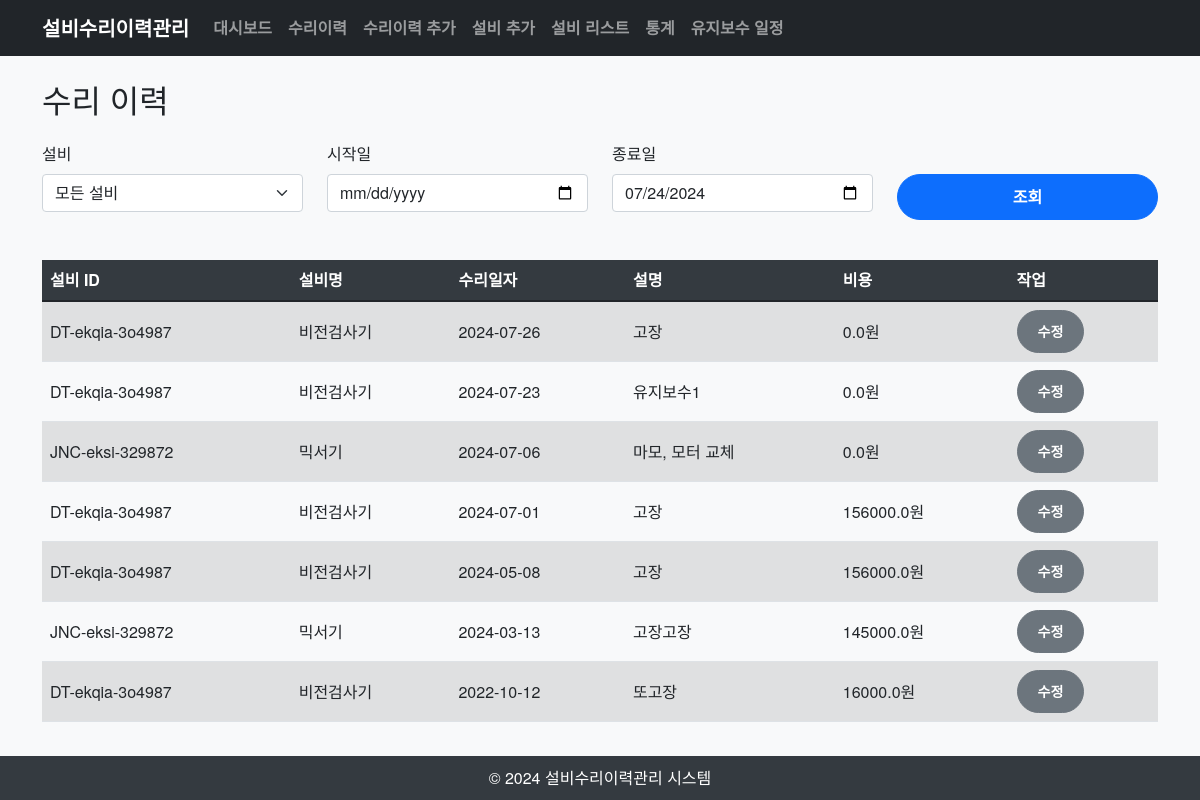
Page /records on the committed database.
### flask/oee_v2/models.py (models this page shows)
class MaintenanceRecord(db.Model):
    id = db.Column(db.Integer, primary_key=True)
    equipment_id = db.Column(db.String, db.ForeignKey('equipment.equipment_id'))
    maintenance_date = db.Column(db.Date)
    description = db.Column(db.String)
    cost = db.Column(db.Float)

class Equipment(db.Model):
    id = db.Column(db.Integer, primary_key=True)
    equipment_id = db.Column(db.String, unique=True, index=True)
    name = db.Column(db.String)
    is_haccp = db.Column(db.Boolean)
    factory = db.Column(db.String)
    product = db.Column(db.String)
    process = db.Column(db.String)
    status = db.Column(db.String)
    introduction_year = db.Column(db.Integer)
    introduction_month = db.Column(db.Integer)
    maintenance_cycle = db.Column(db.Integer)
    manager = db.Column(db.String)
    phone_number = db.Column(db.String)

### flask/oee_v2/main.py (the view)
@app.route('/records')
def view_records():
    equipment_id = request.args.get('equipment_id')
    start_date = request.args.get('start_date')
    end_date = request.args.get('end_date')
    query = db.session.query(MaintenanceRecord, Equipment).join(Equipment)
    if equipment_id:
        query = query.filter(Equipment.equipment_id == equipment_id)
    if start_date:
        query = query.filter(MaintenanceRecord.maintenance_date >= start_date)
    if end_date:
        query = query.filter(MaintenanceRecord.maintenance_date <= end_date)
    else:
        end_date = date.today()
    records = query.order_by(MaintenanceRecord.maintenance_date.desc()).all()
    equipment_list = Equipment.query.all()
    today_date = date.today().isoformat()
    return render_template("records.html",
                           records=records,
                           equipment_list=equipment_list,
                           end_date=end_date.isoformat() if isinstance(end_date, date) else None,
                           today_date=today_date)

### flask/oee_v2/templates/records.html (shortened to what this page needs)
{% extends "base.html" %}
{% block content %}
<h2 class="mb-4">수리 이력</h2>
<form method="get" class="mb-4">
    <div class="row">
        <div class="col-md-3 mb-3">
            <label for="equipment_id" class="form-label">설비</label>
            <select name="equipment_id" id="equipment_id" class="form-select">
                <option value="">모든 설비</option>
            </select>
        </div>
        <div class="col-md-3 mb-3">
            <label for="start_date" class="form-label">시작일</label>
            <input type="date" name="start_date" id="start_date" class="form-control"
                   value="{{ request.args.get('start_date', '') }}"
                   placeholder="시작일 선택">
        </div>
        <div class="col-md-3 mb-3">
            <label for="end_date" class="form-label">종료일</label>
            <input type="date" name="end_date" id="end_date" class="form-control"
                   value="{{ request.args.get('end_date', today_date) }}"
                   placeholder="종료일 선택">
        </div>
        <div class="col-md-3 mb-3">
            <label class="form-label">&nbsp;</label>
            <button type="submit" class="btn btn-primary w-100">조회</button>
        </div>
    </div>
</form>
{% if records %}
<table class="table table-striped">
    <thead>
        <tr>
            <th>설비 ID</th>
            <th>설비명</th>
            <th>수리일자</th>
            <th>설명</th>
            <th>비용</th>
            <th>작업</th>
        </tr>
    </thead>
    <tbody>
        {% for record, equipment in records %}
        <tr>
            <td>{{ record.equipment_id }}</td>
            <td>{{ equipment.name }}</td>
            <td>{{ record.maintenance_date }}</td>
            <td>{{ record.description }}</td>
            <td>{{ record.cost }}원</td>
            <td><a href="{{ url_for('edit_record', record_id=record.id) }}" class="btn btn-sm btn-secondary">수정</a></td>
        </tr>
        {% endfor %}
    </tbody>
</table>
{% else %}
<div class="alert alert-info" role="alert">
    조회된 수리 이력이 없습니다.
</div>
{% endif %}
{% endblock %}

### flask/oee_v2/static/styles.css (style rules this page uses)
body { font-family: 'Helvetica Neue', Helvetica, Arial, sans-serif; background-color: #f8f9fa; }
.table-striped tbody tr:nth-of-type(odd) { background-color: rgba(0, 0, 0, .05); }
.table thead th { background-color: #343a40; color: #fff; }
.table td, .table th { vertical-align: middle; }
.btn-primary, .btn-secondary, .btn-danger, .btn-success { font-weight: bold; padding: 10px 20px; border-radius: 25px; }

### rows in the picture
MaintenanceRecord: equipment_id "DT-ekqia-3o4987", name "비전검사기", maintenance_date "2024-07-26", description "고장", cost "0.0"
MaintenanceRecord: equipment_id "DT-ekqia-3o4987", name "비전검사기", maintenance_date "2024-07-23", description "유지보수1", cost "0.0"
MaintenanceRecord: equipment_id "JNC-eksi-329872", name "믹서기", maintenance_date "2024-07-06", description "마모, 모터 교체", cost "0.0"
MaintenanceRecord: equipment_id "DT-ekqia-3o4987", name "비전검사기", maintenance_date "2024-07-01", description "고장", cost "156000.0"
MaintenanceRecord: equipment_id "DT-ekqia-3o4987", name "비전검사기", maintenance_date "2024-05-08", description "고장", cost "156000.0"
MaintenanceRecord: equipment_id "JNC-eksi-329872", name "믹서기", maintenance_date "2024-03-13", description "고장고장", cost "145000.0"
MaintenanceRecord: equipment_id "DT-ekqia-3o4987", name "비전검사기", maintenance_date "2022-10-12", description "또고장", cost "16000.0"
